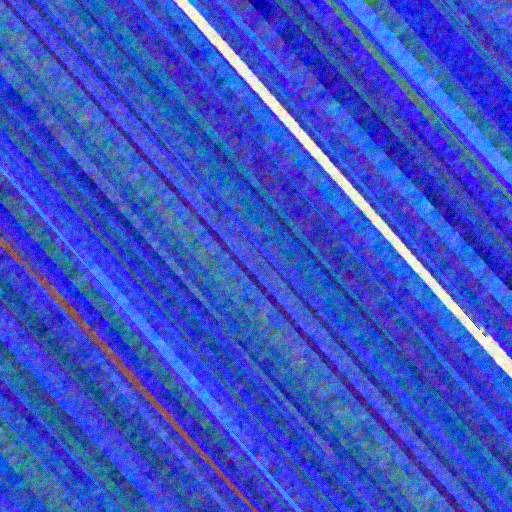

Source code (Python):
import png
import random
import sys

def clamp(n, min_val=0, max_val=255): return max(min(n, max_val), min_val)
def random_chance(chance): return random.random() <= chance

def neighbours(coords):
    x, y = coords[0], coords[1]
    return ((x + 1, y), (x - 1, y), (x, y + 1), (x, y - 1))

def nearby_circle(coords, radius):
    out = []
    for x in range(coords[0] - radius, coords[0] + radius + 1):
        for y in range(coords[1] - radius, coords[1] + radius + 1):
            if ((x - coords[0])**2 + (y - coords[1])**2)**0.5 <= radius:
                out.append((x, y))
    return tuple(out)

def av_colour(list):
    l = len(list)
    r = sum([i[0] for i in list])/l
    g = sum([i[1] for i in list])/l
    b = sum([i[2] for i in list])/l
    return (r, g, b)

def random_colour(min=(0,0,0), max=(255,255,255)):
    r = random.randrange(min[0], max[0] + 1)
    g = random.randrange(min[1], max[1] + 1)
    b = random.randrange(min[2], max[2] + 1)
    return (r, g, b)

def gauss_colour(colour, sigma=16):
    r = int(random.gauss(colour[0], sigma))
    g = int(random.gauss(colour[1], sigma))
    b = int(random.gauss(colour[2], sigma))
    if 0 >= r >= 255: r = colour[0] + (colour[0] - r)
    if 0 >= g >= 255: g = colour[1] + (colour[1] - g)
    if 0 >= b >= 255: b = colour[2] + (colour[2] - b)
    return (r, g, b)

def set_pixel(coords, colour):
    global image
    global check_pixels
    if 0 > coords[0] >= WIDTH or 0 > coords[1] >= HEIGHT:
        return
    check_pixels.discard(coords)
    if coords not in image:
        image[coords] = colour
        for i in neighbours(coords):
            if 0 <= i[0] < WIDTH and 0 <= i[1] < HEIGHT:
                check_pixels.add(i)

def save_image(path):
    image_list = []
    for y in range(HEIGHT):
        current_row = []
        for x in range(WIDTH):
            if (x, y) in image:
                colour = image[(x, y)]
                current_row += [clamp(colour[0]), clamp(colour[1]), clamp(colour[2]), 255]
            else:
                current_row += [0, 0, 0, 0]
        image_list.append(current_row)
    png.from_array(image_list, "RGBA").save(path)

WIDTH  = W = 512
HEIGHT = H = 512

VENUS = lambda: random_colour((180, 150, 80), (255, 220, 180))
JUPITER = lambda: random_colour((180, 160, 120), (220, 220, 180))
SATURN = lambda: random_colour((200, 150, 80), (255, 255, 180))
ACCENT_1 = lambda: random.choice(((245, 245, 220), (139, 62, 47), (139, 129, 76), (139, 105, 105)))

URANUS = lambda: random_colour((50, 120, 200), (180, 220, 255))
NEPTUNE = lambda: random_colour((30, 30, 150), (80, 120, 255))
ACCENT_2 = lambda: random.choice(((245, 245, 220), (83, 134, 139), (139, 85, 98), (69, 139, 446)))

SHOW_ALL = False

if len(sys.argv) > 1: random.seed(sys.argv[1])

image = {}
check_pixels = set()
main_gradient = random.uniform(0, 5.0)
if random_chance(0.5):
    main_gradient = 1/main_gradient
if main_gradient > 0:
    min_start = int(WIDTH * main_gradient * -1.1)
    max_start = HEIGHT
elif main_gradient < 0:
    min_start = 0
    max_start = int((HEIGHT - (WIDTH * main_gradient)) * 1.1)
elif main_gradient == 0:
    min_start = 0
    max_start = HEIGHT

for _ in range(5):
    y_start = random.randrange(min_start, max_start)
    gradient = random.gauss(main_gradient, 0.05)
    colour = ACCENT_2()
    for y in range(y_start - 1, y_start + 2):
        for x in range(WIDTH):
            set_pixel((x, int(y)), gauss_colour(colour))
            y += gradient

for _ in range(int((WIDTH + HEIGHT)/8)):
    y = random.randrange(min_start, max_start)
    gradient = random.gauss(main_gradient, 0.05)
    colour = NEPTUNE()
    for x in range(WIDTH):
        set_pixel((x, int(y)), gauss_colour(colour))
        y += gradient

print("Base lines generated")

if SHOW_ALL:
    save_image("planet_out/0000 lines.png")

iter = 1
while check_pixels:
    for coords in list(check_pixels):
        all_neighbours = []
        for i in nearby_circle(coords, 2):
            if i in image:
                all_neighbours.append(image[i])
        for i in all_neighbours:
            if len(all_neighbours) == 1:
                break
            if random_chance(0.25):
                all_neighbours.remove(i)
        colour = av_colour(all_neighbours)
        colour = gauss_colour(colour)
        set_pixel(coords, colour)
    if SHOW_ALL:
        save_image("planet_out/" + str(iter).zfill(4) + " iter.png")
        iter += 1

print("Whole image generated")

if SHOW_ALL:
    save_image("planet_out/" + str(iter + 1).zfill(4) + " final.png")
else:
    save_image("planet.png")

print("Image Saved")